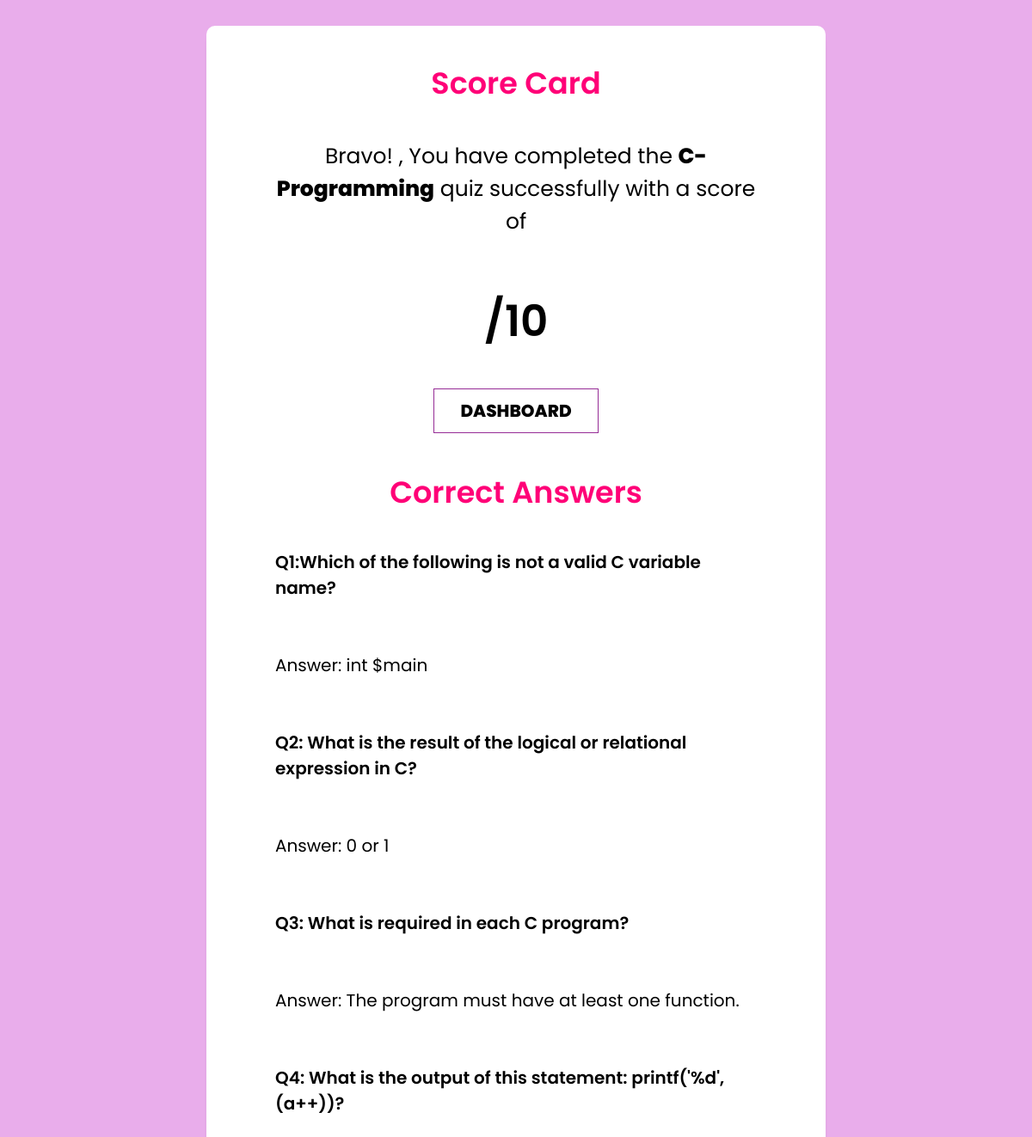
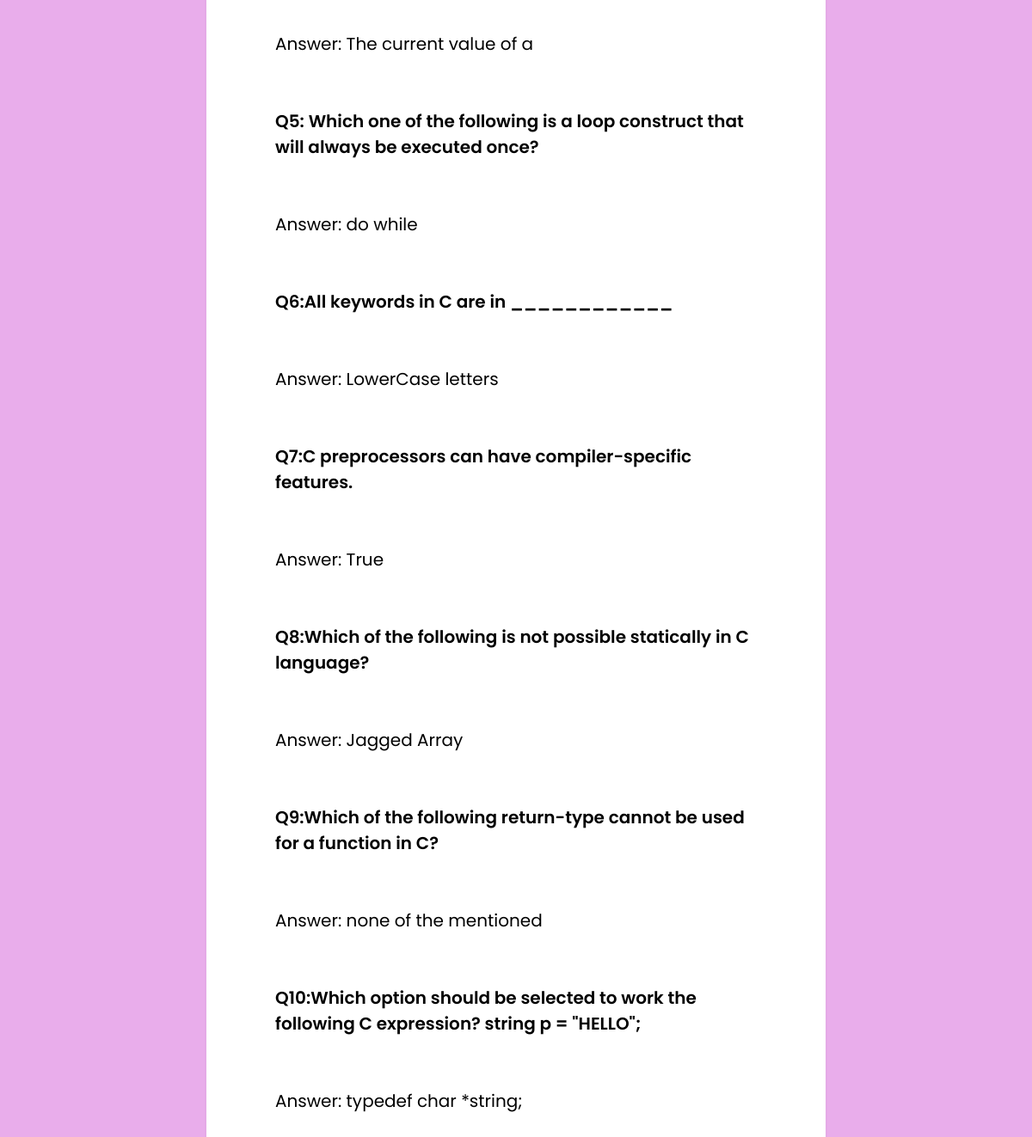
The app's page /resultpagecprog.php with its own data (2 pictures, top to bottom).
### tables this page shows
CREATE TABLE `cprogquestions` (
  `qid` int(255) NOT NULL,
  `question` varchar(255) NOT NULL
);

CREATE TABLE `cproganswers` (
  `ans_id` int(255) NOT NULL,
  `answer` varchar(255) NOT NULL,
  `is_correct` int(255) NOT NULL,
  `ans_options` int(255) NOT NULL
);

### resultpagecprog.php (the view, shortened to what this page needs)
<?php
$con=mysqli_connect('localhost','root');
mysqli_select_db($con,'quizdatabase');
?>
<!DOCTYPE html>
<html lang="en">
<head>
    <link rel="stylesheet" href="css/resultpage.css"></a>
</head>
<body>
<div class="main_div">
        <div class="inner-div">
        <h1 class="question">Score Card</h1>
        <h3>Bravo! <span class="showname_quiz"><?php echo $_SESSION['username'];?></span>, You have completed the <span class="showname_quiz">C-Programming</span> quiz successfully with a score of</h3>
        <div id="ShowScore" class="ScoreArea">
        ?>/10
        <br>
        <a href="mainpage.php" id="Exit">DASHBOARD</a>
        </div>
        <h1>Correct Answers</h1>
        <div class="showquestion">
        <?php
        for($i=1;$i<=10;$i++){
        $q="SELECT * FROM cprogquestions where qid=$i";
        $query=mysqli_query($con,$q);
        $ans_options="SELECT * FROM cproganswers WHERE ans_options=$i AND is_correct=1";
        $ans_correct=mysqli_query($con,$ans_options);
        $ans_correct_rows=mysqli_fetch_array($ans_correct);
        while($rows=mysqli_fetch_array($query)){
        ?>
        <div class="questionshow"><?php echo $rows['question'];?></div>
        <br>
        <br>
        <div class="answershow">Answer: <?php echo $ans_correct_rows['answer'];?></div>
        <br>
        <br>
        <?php
        }
        }
        ?>
        </div>
        </div>
    </div>
</body>
</html>

### css/resultpage.css (style rules this page uses)
* { margin: 0; padding: 0; font-family: 'Josefin Sans', sans-serif; font-family: 'Poppins', sans-serif; box-sizing: border-box; }
html { font-size: 62.5%; font-family: 300; }
.main_div { min-height: 100vh; display: grid; place-items: center; background-color: hsl(298, 61%, 80%); }
.inner-div { width: 60vw; margin-top: 30px; margin-bottom: 30px; background-color: #fff; padding: 3rem 8rem; border-radius: 1rem; box-shadow: 0 1rem 1rem -0.7rem rgba(0,0,0,0.4); }
.inner-div h1 { font-size: 3.5rem; font-weight: 600; margin: 1rem 0 4rem 0; text-align: center; color: rgb(255, 0, 119); }
.inner-div h3 { font-size: 2.5rem; font-weight: 400; text-align: center; }
#Exit { padding: 1rem 3rem; font-size: 2rem; font-weight: 800; display: inline-block; position: relative; margin: auto; color: black; background-color: transparent; border: 1px solid #962c96; margin-top: 4rem; cursor: pointer; }
a { text-decoration: none; color: black; }
#ShowScore { background-color: white; margin-top: 3rem; padding: 3rem 4rem; font-weight: 600; font-size: 50px; text-align: center; }
.showquestion { font-size: 20px; }
.questionshow { font-weight: 600; }
.showname_quiz { font-weight: 800; }

### records on screen
cprogquestions: question "Q1:Which of the following is not a valid C variable name?"
cproganswers: answer "int $main"
cprogquestions: question "Q2: What is the result of the logical or relational expression in C?"
cproganswers: answer "0 or 1"
cprogquestions: question "Q3: What is required in each C program?"
cproganswers: answer "The program must have at least one function."
cprogquestions: question "Q4: What is the output of this statement: printf('%d', (a++))?"
cproganswers: answer "The current value of a"
cprogquestions: question "Q5: Which one of the following is a loop construct that will always be executed once?"
cproganswers: answer "do while"
cprogquestions: question "Q6:All keywords in C are in ____________"
cproganswers: answer "LowerCase letters"
cprogquestions: question "Q7:C preprocessors can have compiler-specific features."
cproganswers: answer "True"
cprogquestions: question "Q8:Which of the following is not possible statically in C language?"
cproganswers: answer "Jagged Array"
cprogquestions: question "Q9:Which of the following return-type cannot be used for a function in C?"
cproganswers: answer "none of the mentioned"
cprogquestions: question "Q10:Which option should be selected to work the following C expression? string p = \"HELLO\";"
cproganswers: answer "typedef char *string;"
